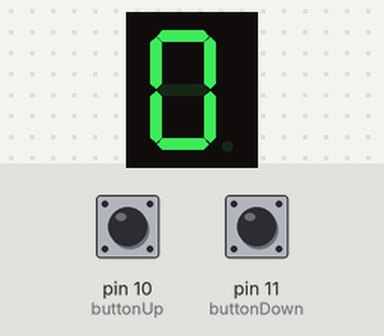
A sketch run on a simulated Arduino Uno, built with avr-gcc and run on an emulated ATmega328P. On the bench: 1-digit seven-segment display. Wiring (inferred from the names in the program): 1-digit 7-segment display, segments lit when HIGH: segments pin 2, pin 3, pin 4, pin 5, pin 6, pin 7, pin 8. Inputs (shaded band) come from the test bench; at power-on: pin 10 (buttonUp) HIGH, pin 11 (buttonDown) HIGH. The segment pins are drawn as the display they are named for.

Above: at 1.2 s.
1.3 s: pin 10 (buttonUp) pulled LOW for 0.15 s
At 2.0 s:
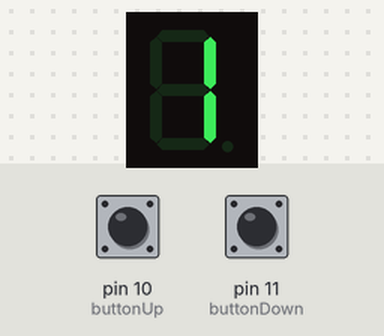
2.9 s: pin 10 (buttonUp) pulled LOW for 1 s
At 3.2 s:
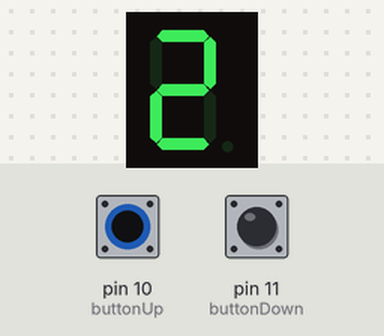
Timing chart, 0 to 5.9 s (numbered marks = the images above; inputs shaded):
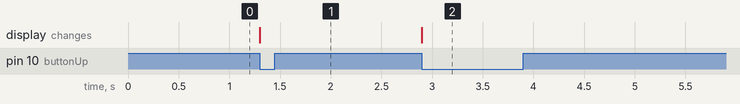

The sketch:

Display1al9Pulsador.ino
```cpp
// Definición de pines para el display de 7 segmentos
const int a = 2;
const int b = 3;
const int c = 4;
const int d = 5;
const int e = 6;
const int f = 7;
const int g = 8;

// Definición de pines para los pulsadores
const int buttonUp = 10;
const int buttonDown = 11;

// Variables para controlar el estado del número mostrado
int currentNumber = 0;
int lastButtonUpState = HIGH;
int lastButtonDownState = HIGH;

// Definición de los patrones para los números 0-9 en un display de 7 segmentos
int digits[10][7] = {
  {HIGH, HIGH, HIGH, HIGH, HIGH, HIGH, LOW},  // 0
  {LOW, HIGH, HIGH, LOW, LOW, LOW, LOW},      // 1
  {HIGH, HIGH, LOW, HIGH, HIGH, LOW, HIGH},   // 2
  {HIGH, HIGH, HIGH, HIGH, LOW, LOW, HIGH},   // 3
  {LOW, HIGH, HIGH, LOW, LOW, HIGH, HIGH},    // 4
  {HIGH, LOW, HIGH, HIGH, LOW, HIGH, HIGH},   // 5
  {HIGH, LOW, HIGH, HIGH, HIGH, HIGH, HIGH},  // 6
  {HIGH, HIGH, HIGH, LOW, LOW, LOW, LOW},     // 7
  {HIGH, HIGH, HIGH, HIGH, HIGH, HIGH, HIGH}, // 8
  {HIGH, HIGH, HIGH, HIGH, LOW, HIGH, HIGH}   // 9
};

void setup() {
  // Configuración de los pines del display de 7 segmentos como salida
  pinMode(a, OUTPUT);
  pinMode(b, OUTPUT);
  pinMode(c, OUTPUT);
  pinMode(d, OUTPUT);
  pinMode(e, OUTPUT);
  pinMode(f, OUTPUT);
  pinMode(g, OUTPUT);

  // Configuración de los pines de los pulsadores como entrada
  pinMode(buttonUp, INPUT_PULLUP);
  pinMode(buttonDown, INPUT_PULLUP);

  // Mostrar el número inicial (0)
  showNumber(currentNumber);
}

void loop() {
  // Leer el estado de los pulsadores
  int buttonUpState = digitalRead(buttonUp);
  int buttonDownState = digitalRead(buttonDown);

  // Subir el número si se presiona el pulsador Up
  if (buttonUpState == LOW && lastButtonUpState == HIGH) {
    currentNumber++;
    if (currentNumber > 9) {
      currentNumber = 0;
    }
    showNumber(currentNumber);
    delay(200); // Retardo para evitar rebotes
  }

  // Bajar el número si se presiona el pulsador Down
  if (buttonDownState == LOW && lastButtonDownState == HIGH) {
    currentNumber--;
    if (currentNumber < 0) {
      currentNumber = 9;
    }
    showNumber(currentNumber);
    delay(200); // Retardo para evitar rebotes
  }

  // Guardar el estado de los pulsadores para la siguiente iteración
  lastButtonUpState = buttonUpState;
  lastButtonDownState = buttonDownState;
}

// Función para mostrar un número en el display de 7 segmentos
void showNumber(int number) {
  digitalWrite(a, digits[number][0]);
  digitalWrite(b, digits[number][1]);
  digitalWrite(c, digits[number][2]);
  digitalWrite(d, digits[number][3]);
  digitalWrite(e, digits[number][4]);
  digitalWrite(f, digits[number][5]);
  digitalWrite(g, digits[number][6]);
}
```

Measured:
- after the input at 1.3 s, the display: changes at once (image 1)
- after the input at 2.9 s, the display: changes at once (image 2)
